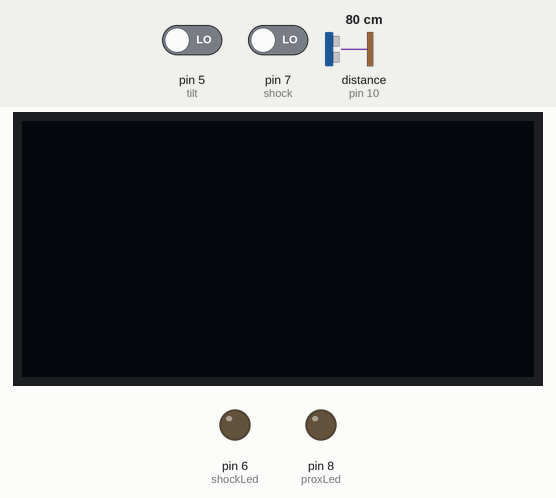
Recording of a sketch running on a simulated Arduino Uno, built with avr-gcc and run on an emulated ATmega328P. Parts: 128×64 one-colour display, output pins drawn as LEDs (lit = HIGH). Wiring (inferred from the names in the program): ultrasonic range finder: trigger pin 9; echo pin 10. The inputs (shaded band) are chosen by the test bench; at power-on: distance to the obstacle (sensor on pin 10) 80 cm, pin 7 (shock) LOW, pin 5 (tilt) LOW. The echo pulse lasts 58.3 µs per cm; the display library's start-up logo is not drawn; pins used as bus, display or sensor lines are not drawn; what the sketch prints to the serial monitor is not drawn.

Above: at 1.2 s.
1.3 s: distance to the obstacle (sensor on pin 10) set to 7 cm
2.8 s: distance to the obstacle (sensor on pin 10) set to 4 cm
At 3.2 s:
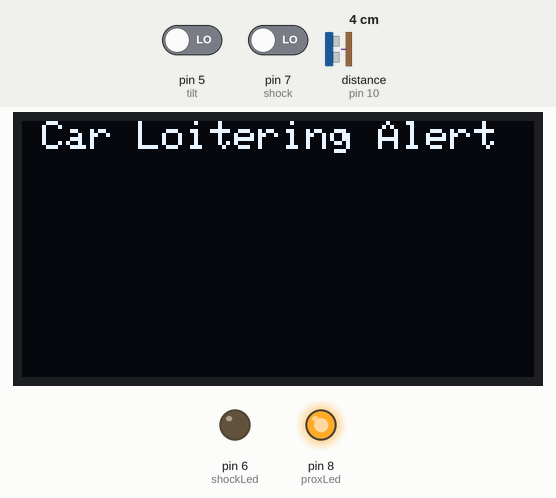
4.3 s: pin 7 (shock) driven HIGH
At 5.1 s:
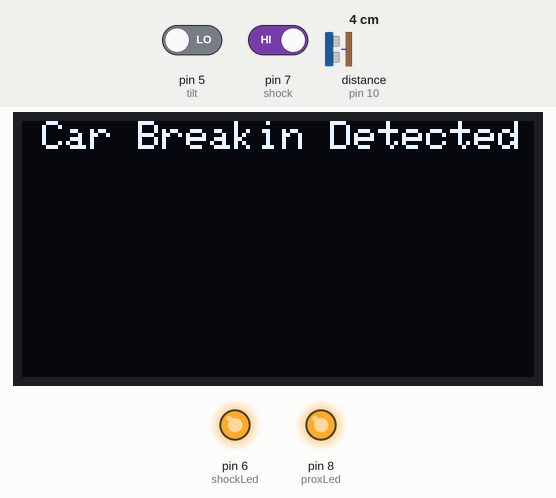
5.8 s: pin 5 (tilt) driven HIGH
At 7.0 s:
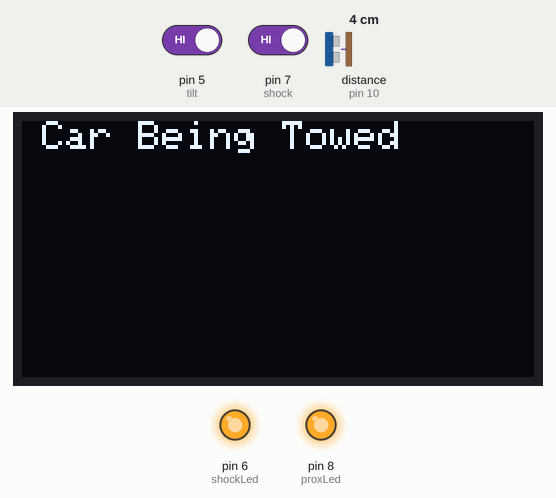
7.3 s: distance to the obstacle (sensor on pin 10) set to 9 cm
At 7.9 s:
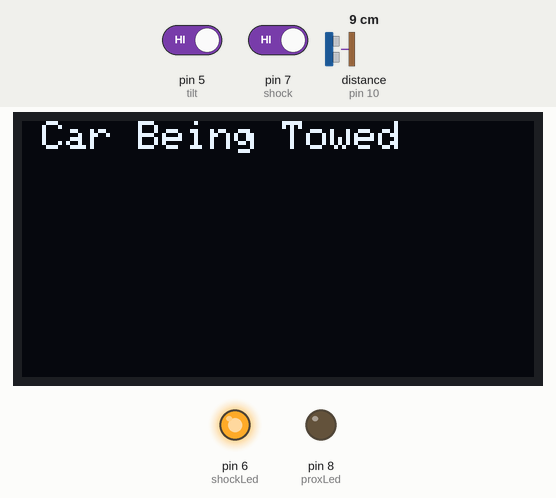
8.8 s: pin 5 (tilt) driven LOW
At 9.3 s:
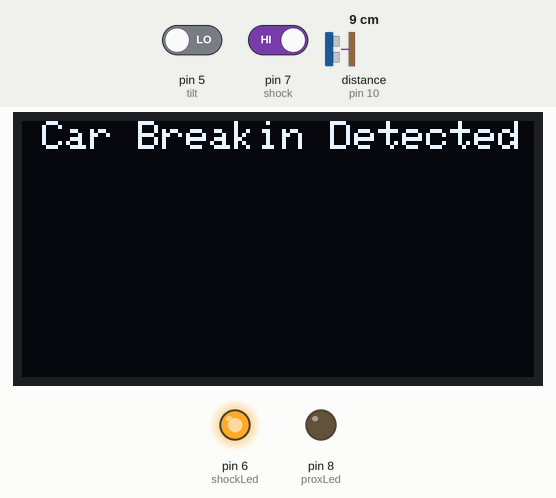
Timing chart, 0 to 11.3 s (numbered marks = the images above; inputs shaded):
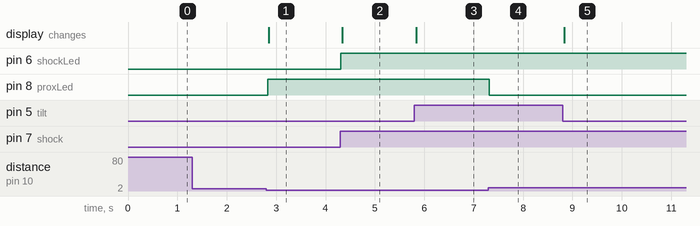

The sketch:

main.ino
```cpp
/*
   Nayalash Mohammad
   main.ino

   Libraries Needed
   Adafruit GFX Library
   Adafruit_SSD1306

*/

//OLED DISPLAY LIBRARIES
#include <Adafruit_GFX.h>
#include <Adafruit_SSD1306.h>

#define OLED_RESET 4
Adafruit_SSD1306 display(OLED_RESET);

//prox pins
int proxLed = 8;
int trigPin = 9;
int echoPin = 10;

//shock pins
int shockLed = 6;
int shock = 7;
int shockVal;

//tilt pins
int tiltLed = 4;
int tilt = 5;
int tiltVal;

void setup() {
  //prox
  pinMode(proxLed, OUTPUT);
  pinMode(trigPin, OUTPUT);
  pinMode(echoPin, INPUT);
  //shock
  pinMode(shockLed, OUTPUT);
  pinMode(shock, INPUT);
  //tilt
  pinMode(tiltLed, OUTPUT);
  pinMode(tilt, INPUT);

  display.begin(SSD1306_SWITCHCAPVCC, 0x3C);
  Serial.begin(9600);
}
void loop() {
  display.display();
  proxSensor();
  shockSensor();
  tiltSensor();
}

void tiltSensor() {
  tiltVal = digitalRead(tilt);
  if (tiltVal == HIGH) { // if sensor is tilted
    Serial.print("Towing"); //SerialPrint "Towing"
    digitalWrite(tiltLed, HIGH);
    display.clearDisplay();
    display.setTextColor(WHITE);
    display.setTextSize(1);
    display.setCursor(5, 0);
    display.print("Car Being Towed"); // LCD Print
  } else {
    digitalWrite(tiltLed, LOW);
  }
}

void shockSensor() {

  shockVal = digitalRead(shock);
  if (shockVal == HIGH ) { // if sensor is vibrated
    Serial.print("Breakin ");
    digitalWrite(shockLed, HIGH);
    display.clearDisplay();
    display.setTextColor(WHITE);
    display.setTextSize(1);
    display.setCursor(5, 0);
    display.print("Car Breakin Detected");
  } else {
    digitalWrite (shockLed, LOW);
  }
}


void proxSensor() {
  long duration;
  int distance;


  digitalWrite(trigPin, LOW);
  delayMicroseconds(2);
  digitalWrite(trigPin, HIGH);
  delayMicroseconds(10);
  digitalWrite(trigPin, LOW);
  duration = pulseIn(echoPin, HIGH);
  distance = duration * 0.034 / 2;
//  Serial.print("Distance: ");
//  Serial.println(distance);

  if (distance < 5) {
    Serial.print("Loitering ");
    digitalWrite(proxLed, HIGH);
    display.clearDisplay();
    display.setTextColor(WHITE);
    display.setTextSize(1);
    display.setCursor(5, 0);
    display.print("Car Loitering Alert");

  } else {
    digitalWrite (proxLed, LOW);
  }
}
```

Measured:
- the behaviour switches between 6 and 5 cm on distance to the obstacle (sensor on pin 10) (found by bisection; images 0 and 1)
- after the input at 1.3 s, every drawn part: stays the same
- after the input at 2.8 s, pin 8 (proxLed): LOW → HIGH at once; the display: changes after 0.05 s (image 1)
- after the input at 4.3 s, pin 6 (shockLed): LOW → HIGH at once; the display: changes at once (image 2)
- after the input at 5.8 s, the display: changes at once (image 3)
- after the input at 7.3 s, pin 8 (proxLed): HIGH → LOW at once
- after the input at 8.8 s, the display: changes at once (image 5)
